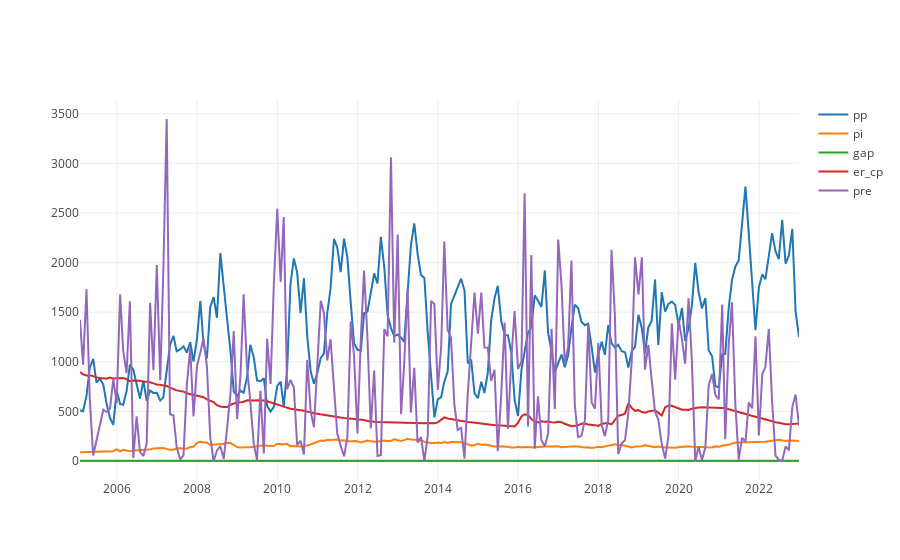

Notebook code for this chart:
### Code cell
fig = go.Figure()
for variable in df.columns:
    fig.add_trace(go.Scatter(x = df.index, y =df[variable], name = variable))
fig.update_layout(template = None)

### Figure 1 — Plotly figure (JSON) as saved in the notebook; plotly's stock layout.template omitted (floating-point values rounded to 4 significant figures; data arrays with more than 128 entries replaced by an {"elided": "..."} marker saying what was removed)
{"data": [{"name": "pp", "type": "scatter", "x": {"elided": "216 str values"}, "y": {"elided": "216 float values"}}, {"name": "pi", "type": "scatter", "x": {"elided": "216 str values"}, "y": {"elided": "216 float values"}}, {"name": "gap", "type": "scatter", "x": {"elided": "216 str values"}, "y": {"elided": "216 float values"}}, {"name": "er_cp", "type": "scatter", "x": {"elided": "216 str values"}, "y": {"elided": "216 float values"}}, {"name": "pre", "type": "scatter", "x": {"elided": "216 str values"}, "y": {"elided": "216 float values"}}], "layout": {}}
